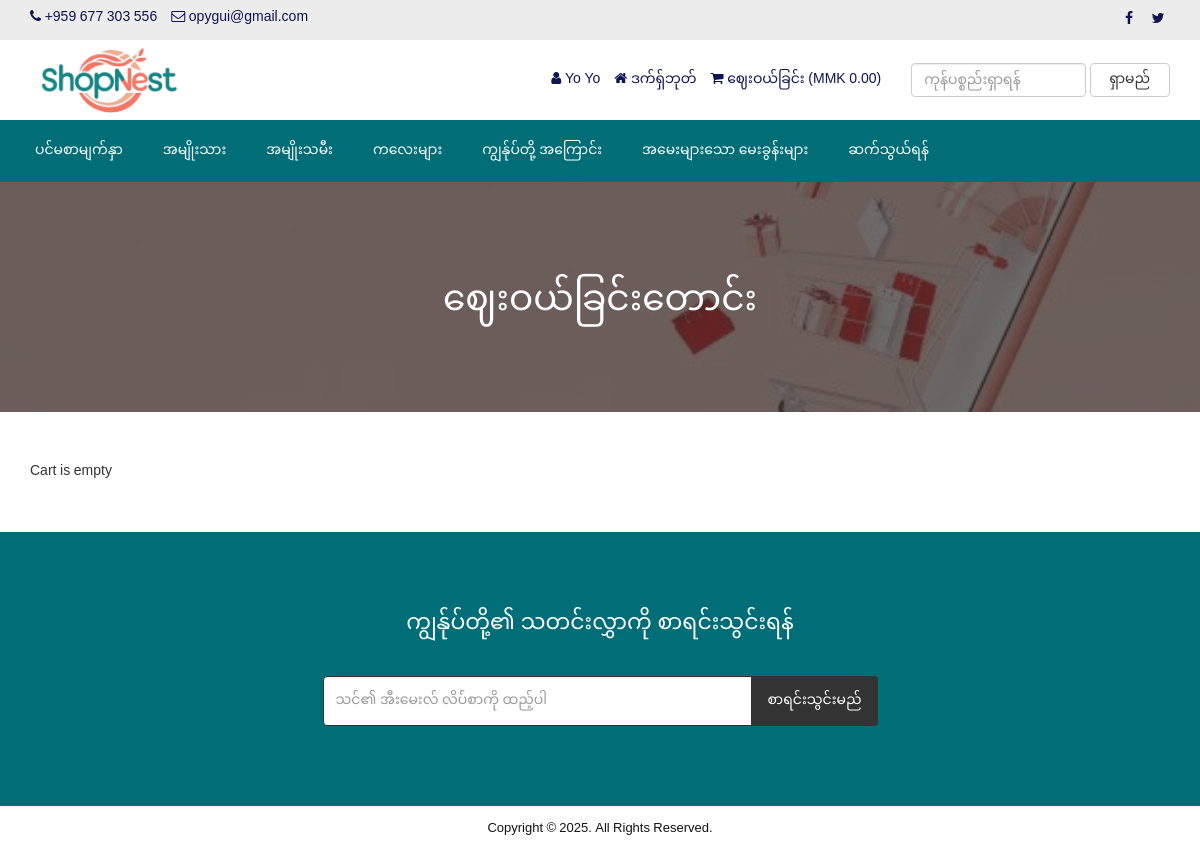
The page /cart.php (signed in) on the database its author committed.
### tables this page shows
CREATE TABLE `tbl_settings` (
  `id` int(11) NOT NULL,
  `logo` text NOT NULL,
  `favicon` text NOT NULL,
  `footer_about` text NOT NULL,
  `footer_copyright` text NOT NULL,
  `contact_address` text NOT NULL,
  `contact_email` text NOT NULL,
  `contact_phone` text NOT NULL,
  `contact_fax` text NOT NULL,
  `contact_map_iframe` text NOT NULL,
  `receive_email` text NOT NULL,
  `receive_email_subject` text NOT NULL,
  `receive_email_thank_you_message` text NOT NULL,
  `forget_password_message` text NOT NULL,
  `total_recent_post_footer` int(10) NOT NULL,
  `total_popular_post_footer` int(10) NOT NULL,
  `total_recent_post_sidebar` int(11) NOT NULL,
  `total_popular_post_sidebar` int(11) NOT NULL,
  `total_featured_product_home` int(11) NOT NULL,
  `total_latest_product_home` int(11) NOT NULL,
  `total_popular_product_home` int(11) NOT NULL,
  `meta_title_home` text NOT NULL,
  `meta_keyword_home` text NOT NULL,
  `meta_description_home` text NOT NULL,
  `banner_login` text NOT NULL,
  `banner_registration` text NOT NULL,
  `banner_forget_password` text NOT NULL,
  `banner_reset_password` text NOT NULL,
  `banner_search` text NOT NULL,
  `banner_cart` text NOT NULL,
  `banner_checkout` text NOT NULL,
  `banner_product_category` text NOT NULL,
  `banner_blog` text NOT NULL,
  `cta_title` text NOT NULL,
  `cta_content` text NOT NULL,
  `cta_read_more_text` text NOT NULL,
  `cta_read_more_url` text NOT NULL,
  `cta_photo` text NOT NULL,
  `featured_product_title` text NOT NULL,
  `featured_product_subtitle` text NOT NULL,
  `latest_product_title` text NOT NULL,
  `latest_product_subtitle` text NOT NULL,
  `popular_product_title` text NOT NULL,
  `popular_product_subtitle` text NOT NULL,
  `testimonial_title` text NOT NULL,
  `testimonial_subtitle` text NOT NULL,
  `testimonial_photo` text NOT NULL,
  `blog_title` text NOT NULL,
  `blog_subtitle` text NOT NULL,
  `newsletter_text` text NOT NULL,
  `paypal_email` text NOT NULL,
  `stripe_public_key` text NOT NULL,
  `stripe_secret_key` text NOT NULL,
  `bank_detail` text NOT NULL,
  `before_head` text NOT NULL,
  `after_body` text NOT NULL,
  `before_body` text NOT NULL,
  `home_service_on_off` int(11) NOT NULL,
  `home_welcome_on_off` int(11) NOT NULL,
  `home_featured_product_on_off` int(11) NOT NULL,
  `home_latest_product_on_off` int(11) NOT NULL,
  `home_popular_product_on_off` int(11) NOT NULL,
  `home_testimonial_on_off` int(11) NOT NULL,
  `home_blog_on_off` int(11) NOT NULL,
  `newsletter_on_off` int(11) NOT NULL,
  `ads_above_welcome_on_off` int(1) NOT NULL,
  `ads_above_featured_product_on_off` int(1) NOT NULL,
  `ads_above_latest_product_on_off` int(1) NOT NULL,
  `ads_above_popular_product_on_off` int(1) NOT NULL,
  `ads_above_testimonial_on_off` int(1) NOT NULL,
  `ads_category_sidebar_on_off` int(1) NOT NULL
);

CREATE TABLE `tbl_social` (
  `social_id` int(11) NOT NULL,
  `social_name` varchar(30) NOT NULL,
  `social_url` varchar(255) NOT NULL,
  `social_icon` varchar(30) NOT NULL
);

CREATE TABLE `tbl_top_category` (
  `tcat_id` int(11) NOT NULL,
  `tcat_name` varchar(255) NOT NULL,
  `show_on_menu` int(1) NOT NULL
);

CREATE TABLE `tbl_page` (
  `id` int(11) NOT NULL,
  `about_title` varchar(255) NOT NULL,
  `about_content` text NOT NULL,
  `about_banner` varchar(255) NOT NULL,
  `about_meta_title` varchar(255) NOT NULL,
  `about_meta_keyword` text NOT NULL,
  `about_meta_description` text NOT NULL,
  `faq_title` varchar(255) NOT NULL,
  `faq_banner` varchar(255) NOT NULL,
  `faq_meta_title` varchar(255) NOT NULL,
  `faq_meta_keyword` text NOT NULL,
  `faq_meta_description` text NOT NULL,
  `blog_title` varchar(255) NOT NULL,
  `blog_banner` varchar(255) NOT NULL,
  `blog_meta_title` varchar(255) NOT NULL,
  `blog_meta_keyword` text NOT NULL,
  `blog_meta_description` text NOT NULL,
  `contact_title` varchar(255) NOT NULL,
  `contact_banner` varchar(255) NOT NULL,
  `contact_meta_title` varchar(255) NOT NULL,
  `contact_meta_keyword` text NOT NULL,
  `contact_meta_description` text NOT NULL,
  `pgallery_title` varchar(255) NOT NULL,
  `pgallery_banner` varchar(255) NOT NULL,
  `pgallery_meta_title` varchar(255) NOT NULL,
  `pgallery_meta_keyword` text NOT NULL,
  `pgallery_meta_description` text NOT NULL,
  `vgallery_title` varchar(255) NOT NULL,
  `vgallery_banner` varchar(255) NOT NULL,
  `vgallery_meta_title` varchar(255) NOT NULL,
  `vgallery_meta_keyword` text NOT NULL,
  `vgallery_meta_description` text NOT NULL
);

### cart.php (the view, shortened to what this page needs)
<?php require_once('header.php'); ?>
<?php
$statement = $pdo->prepare("SELECT * FROM tbl_settings WHERE id=1");
$statement->execute();
$result = $statement->fetchAll(PDO::FETCH_ASSOC);
foreach ($result as $row) {
    $banner_cart = $row['banner_cart'];
}
?>
<div class="page-banner" style="background-image: url(assets/uploads/<?php echo $banner_cart; ?>)">
    <div class="overlay"></div>
    <div class="page-banner-inner">
        <h1><?php echo LANG_VALUE_18; ?></h1>
    </div>
</div>
<div class="page">
	<div class="container">
		<div class="row">
			<div class="col-md-12">
                <?php if(!isset($_SESSION['cart_p_id'])): ?>
                    <?php echo 'Cart is empty'; ?>
                <?php endif; ?>
			</div>
		</div>
	</div>
</div>
<?php require_once('footer.php'); ?>

### header.php (shortened to what this page needs)
<?php
include("admin/inc/config.php");
$statement = $pdo->prepare("SELECT * FROM tbl_settings WHERE id=1");
$statement->execute();
$result = $statement->fetchAll(PDO::FETCH_ASSOC);
foreach ($result as $row)
{
	$logo = $row['logo'];
	$contact_email = $row['contact_email'];
	$contact_phone = $row['contact_phone'];
}
?>
<!DOCTYPE html>
<html lang="en">
<head>
	<link rel="stylesheet" href="assets/css/bootstrap.min.css">
	<link rel="stylesheet" href="assets/css/font-awesome.min.css">
	<link rel="stylesheet" href="assets/css/owl.carousel.min.css">
	<link rel="stylesheet" href="assets/css/owl.theme.default.min.css">
	<link rel="stylesheet" href="assets/css/jquery.bxslider.min.css">
    <link rel="stylesheet" href="assets/css/magnific-popup.css">
    <link rel="stylesheet" href="assets/css/rating.css">
	<link rel="stylesheet" href="assets/css/spacing.css">
	<link rel="stylesheet" href="assets/css/bootstrap-touch-slider.css">
	<link rel="stylesheet" href="assets/css/animate.min.css">
	<link rel="stylesheet" href="assets/css/tree-menu.css">
	<link rel="stylesheet" href="assets/css/select2.min.css">
	<link rel="stylesheet" href="assets/css/main.css">
	<link rel="stylesheet" href="assets/css/responsive.css">
	<?php
	$statement = $pdo->prepare("SELECT * FROM tbl_page WHERE id=1");
	$statement->execute();
	$result = $statement->fetchAll(PDO::FETCH_ASSOC);
		?>
</head>
<body>
<div class="top">
	<div class="container">
		<div class="row">
			<div class="col-md-6 col-sm-6 col-xs-12">
				<div class="left">
					<ul>
						<li><i class="fa fa-phone"></i> <?php echo $contact_phone; ?></li>
						<li><i class="fa fa-envelope-o"></i> <?php echo $contact_email; ?></li>
					</ul>
				</div>
			</div>
			<div class="col-md-6 col-sm-6 col-xs-12">
				<div class="right">
					<ul>
						<?php
						$statement = $pdo->prepare("SELECT * FROM tbl_social");
						$statement->execute();
						$result = $statement->fetchAll(PDO::FETCH_ASSOC);
						foreach ($result as $row) {
							?>
							<?php if($row['social_url'] != ''): ?>
							<li><a href="<?php echo $row['social_url']; ?>"><i class="<?php echo $row['social_icon']; ?>"></i></a></li>
							<?php endif; ?>
							<?php
						}
						?>
					</ul>
				</div>
			</div>
		</div>
	</div>
</div>
<div class="header">
	<div class="container">
		<div class="row inner">
			<div class="col-md-4 logo">
				<a href="index.php"><img src="assets/uploads/<?php echo $logo; ?>" alt="logo image"></a>
			</div>
			<div class="col-md-5 right">
				<ul>
					<?php
					if(isset($_SESSION['customer'])) {
						?>
						<li><i class="fa fa-user"></i> <?php echo LANG_VALUE_13; ?> <?php echo $_SESSION['customer']['cust_name']; ?></li>
						<li><a href="dashboard.php"><i class="fa fa-home"></i> <?php echo LANG_VALUE_89; ?></a></li>
						<?php
					} else {
						?>
						<li><a href="login.php"><i class="fa fa-sign-in"></i> <?php echo LANG_VALUE_9; ?></a></li>
						<li><a href="registration.php"><i class="fa fa-user-plus"></i> <?php echo LANG_VALUE_15; ?></a></li>
						<?php
					}
					?>
					<li><a href="cart.php"><i class="fa fa-shopping-cart"></i> <?php echo LANG_VALUE_19; ?> (<?php echo LANG_VALUE_1; ?><?php
					if(isset($_SESSION['cart_p_id'])) {
						$table_total_price = 0;
						$i=0;
	                    foreach($_SESSION['cart_p_qty'] as $key => $value)
	                    {
	                        $i++;
	                        $arr_cart_p_qty[$i] = $value;
	                    }                    $i=0;
	                    foreach($_SESSION['cart_p_current_price'] as $key => $value)
	                    {
	                        $i++;
	                        $arr_cart_p_current_price[$i] = $value;
	                    }
	                    for($i=1;$i<=count($arr_cart_p_qty);$i++) {
	                    	$row_total_price = $arr_cart_p_current_price[$i]*$arr_cart_p_qty[$i];
	                        $table_total_price = $table_total_price + $row_total_price;
	                    }
						echo $table_total_price;
					} else {
						echo '0.00';
					}
					?>)</a></li>
				</ul>
			</div>
			<div class="col-md-3 search-area">
				<form class="navbar-form navbar-left" role="search" action="search-result.php" method="get">
					<div class="form-group">
						<input type="text" class="form-control search-top" placeholder="<?php echo LANG_VALUE_2; ?>" name="search_text">
					</div>
					<button type="submit" class="btn btn-default"><?php echo LANG_VALUE_3; ?></button>
				</form>
			</div>
		</div>
	</div>
</div>
<div class="nav">
	<div class="container">
		<div class="row">
			<div class="col-md-12 pl_0 pr_0">
				<div class="menu-container">
					<div class="menu">
						<ul>
							<li><a href="index.php">ပင်မစာမျက်နှာ</a></li>
							<?php
							$statement = $pdo->prepare("SELECT * FROM tbl_top_category WHERE show_on_menu=1");
							$statement->execute();
							$result = $statement->fetchAll(PDO::FETCH_ASSOC);
							foreach ($result as $row) {
								?>
								<li><a href="product-category.php?id=<?php echo $row['tcat_id']; ?>&type=top-category"><?php echo $row['tcat_name']; ?></a>
								</li>
								<?php
							}
							?>
							<?php
							$statement = $pdo->prepare("SELECT * FROM tbl_page WHERE id=1");
							$statement->execute();
							$result = $statement->fetchAll(PDO::FETCH_ASSOC);
							foreach ($result as $row) {
								$about_title = $row['about_title'];
								$faq_title = $row['faq_title'];
								$contact_title = $row['contact_title'];
							}
							?>
							<li><a href="about.php"><?php echo $about_title; ?></a></li>
							<li><a href="faq.php"><?php echo $faq_title; ?></a></li>
							<li><a href="contact.php"><?php echo $contact_title; ?></a></li>
						</ul>
					</div>
				</div>
			</div>
		</div>
	</div>
</div>

### footer.php (shortened to what this page needs)
<?php
$statement = $pdo->prepare("SELECT * FROM tbl_settings WHERE id=1");
$statement->execute();
$result = $statement->fetchAll(PDO::FETCH_ASSOC);
foreach ($result as $row)
{
	$footer_copyright = $row['footer_copyright'];
    $newsletter_on_off = $row['newsletter_on_off'];
}
?>
<?php if($newsletter_on_off == 1): ?>
<section class="home-newsletter">
	<div class="container">
		<div class="row">
			<div class="col-md-6 col-md-offset-3">
				<div class="single">
				<form action="" method="post">
					<h2><?php echo LANG_VALUE_93; ?></h2>
					<div class="input-group">
			        	<input type="email" class="form-control" placeholder="<?php echo LANG_VALUE_95; ?>" name="email_subscribe">
			         	<span class="input-group-btn">
			         	<button class="btn btn-theme" type="submit" name="form_subscribe"><?php echo LANG_VALUE_92; ?></button>
			         	</span>
			        </div>
				</div>
			</div>
		</div>
	</div>
</section>
<?php endif; ?>
<div class="footer-bottom">
	<div class="container">
		<div class="row">
			<div class="col-md-12 copyright">
				<?php echo $footer_copyright; ?>
			</div>
		</div>
	</div>
</div>
</body>
</html>

### assets/css/main.css (style rules this page uses)
* { margin: 0; padding: 0; }
body { font-family: 'Myanmar', sans-serif; font-size: 14px; }
h1, h2, h3, h4, h5, h6 { font-family: 'Myanmar', sans-serif; }
a { text-decoration: none; }
.top { width: 100%; height: 40px; background: #ececec; }
.top .left { float: left; }
.top .left ul { padding-top: 8px; }
.top .left ul li { list-style-type: none; float: left; margin-right: 14px; color: #0d1452; }
.top .left ul li i { color: #0d1452; }
.top .right { float: right; }
.top .right ul { padding-top: 8px; }
.top .right ul li { list-style-type: none; float: left; margin-left: 5px; }
.top .right ul li a { color: #0d1452; width: 24px; height: 24px; line-height: 24px; text-align: center; border-radius: 50%; display: block; transition: all 0.4s ease; }
.header { width: 100%; height: auto; background: #fff; }
.header .inner { height: auto; display: table; }
.header .logo { float: none; display: table-cell; vertical-align: middle; }
.header .logo img { max-width: 100%; height: 80px; }
.header .navbar-form .form-control { width: 300px; }
.header .search-area { float: none; display: table-cell; vertical-align: middle; }
.header .search-area .form-group { width: calc(100% - 84px); }
.header .search-area button { width: 80px; }
.header .search-area form { width: 100%; }
.header .right { float: none; display: table-cell; vertical-align: middle; padding-right: 0; }
.header .right ul { float: right; margin-bottom: 0; }
.header .right ul li { list-style-type: none; float: left; margin-left: 14px; color: #0d1452; }
.header .right ul li a { color: #0d1452; }
.header .navbar-form .search-top { width: 100%; }
.nav { background: #006d77; }
.menu-container { width: 100%; margin: 0 auto; background: #006d77; }
.menu-dropdown-icon:before { content: "\f067"; font-family: "FontAwesome"; display: none; cursor: pointer; float: right; padding: 1.5em 2em; background: #fff; color: #333; }
.menu > ul { margin: 0 auto; width: 100%; list-style: none; padding: 0; position: relative; box-sizing: border-box; }
.menu > ul:before, .menu > ul:after { content: ""; display: table; }
.menu > ul:after { clear: both; }
.menu > ul > li { float: left; padding: 0; margin: 0; }
.menu > ul > li a { text-decoration: none; padding: 1.5em 20px; display: block; color: #fff; }
.footer-bottom { width: 100%; height: auto; background: #fff; padding: 14px 0; }
.footer-bottom .copyright { font-size: 13px; color: #141314; text-align: center; }
.page-banner { width: 100%; height: auto; background-repeat: no-repeat; background-position: center center; -webkit-background-size: cover; background-size: cover; position: relative; padding-top: 80px; padding-bottom: 80px; overflow: hidden; }
.page-banner .overlay { position: absolute; left: 0; top: 0; width: 100%; height: 100%; opacity: 0.7; background: #333; }
.page-banner h1 { color: #fff; text-align: center; z-index: 999; position: relative; }
.page { width: 100%; height: auto; padding-top: 50px; padding-bottom: 50px; }
.home-newsletter { padding: 80px 0; background: #006d77; }
.home-newsletter .single { max-width: 650px; margin: 0 auto; text-align: center; position: relative; z-index: 2; }
.home-newsletter .single h2 { font-size: 22px; color: white; text-transform: uppercase; margin-bottom: 40px; margin-top: 0; }
.home-newsletter .single .form-control { height: 50px; border-color: #333; outline: none; }
.home-newsletter .single .btn { min-height: 50px; background: #333; color: #fff; padding-left: 15px; padding-right: 15px; }

### assets/css/responsive.css (style rules this page uses)
@media only screen and (min-width: 992px) { .header .inner { width: 100%; } }
@media only screen and (min-width: 992px) { .header .search-area { padding-right: 0; } }
@media only screen and (min-width: 992px) { .header .search-area form { padding-right: 0; } }
@media only screen and (min-width: 992px) { .header .container { padding-right: 0; } }

### rows shown on the page
tbl_settings: contact_phone "+959 677 303 556", contact_email "opygui@gmail.com", logo (picture), banner_cart (picture), footer_copyright "Copyright © 2025. All Rights Reserved."
tbl_top_category: tcat_name "အမျိုးသား"
tbl_top_category: tcat_name "အမျိုးသမီး"
tbl_top_category: tcat_name "ကလေးများ"
tbl_page: about_title "ကျွန်ုပ်တို့ အကြောင်း", faq_title "အမေးများသော မေးခွန်းများ", contact_title "ဆက်သွယ်ရန်"

### other values the page prints
$_SESSION['customer']['cust_name'] "Yo Yo"
LANG_VALUE_89 "ဒက်ရှ်ဘုတ်"
LANG_VALUE_19 "ဈေးဝယ်ခြင်း"
LANG_VALUE_1 "MMK"
LANG_VALUE_3 "ရှာမည်"
LANG_VALUE_18 "ဈေးဝယ်ခြင်းတောင်း"
LANG_VALUE_93 "ကျွန်ုပ်တို့၏ သတင်းလွှာကို စာရင်းသွင်းရန်"
LANG_VALUE_92 "စာရင်းသွင်းမည်"
